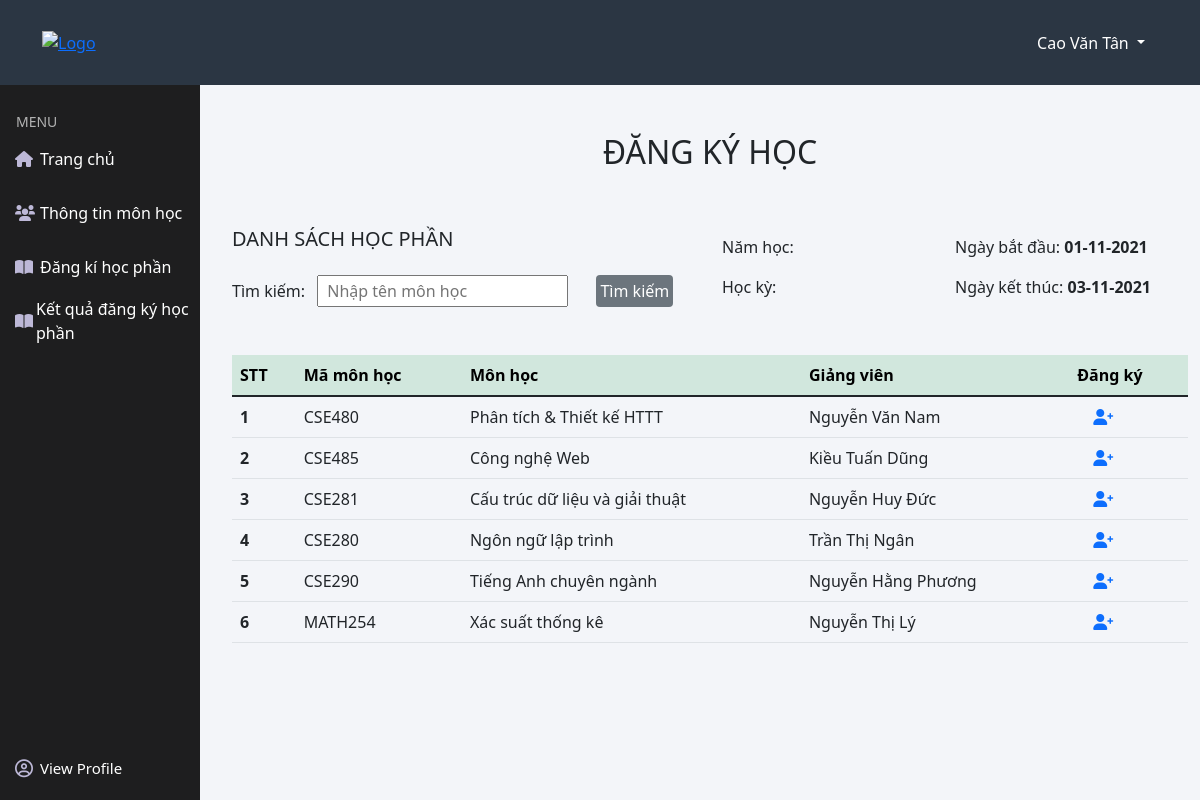
Page /view/student/student_course_registration.php (signed in) on the earlier database version.
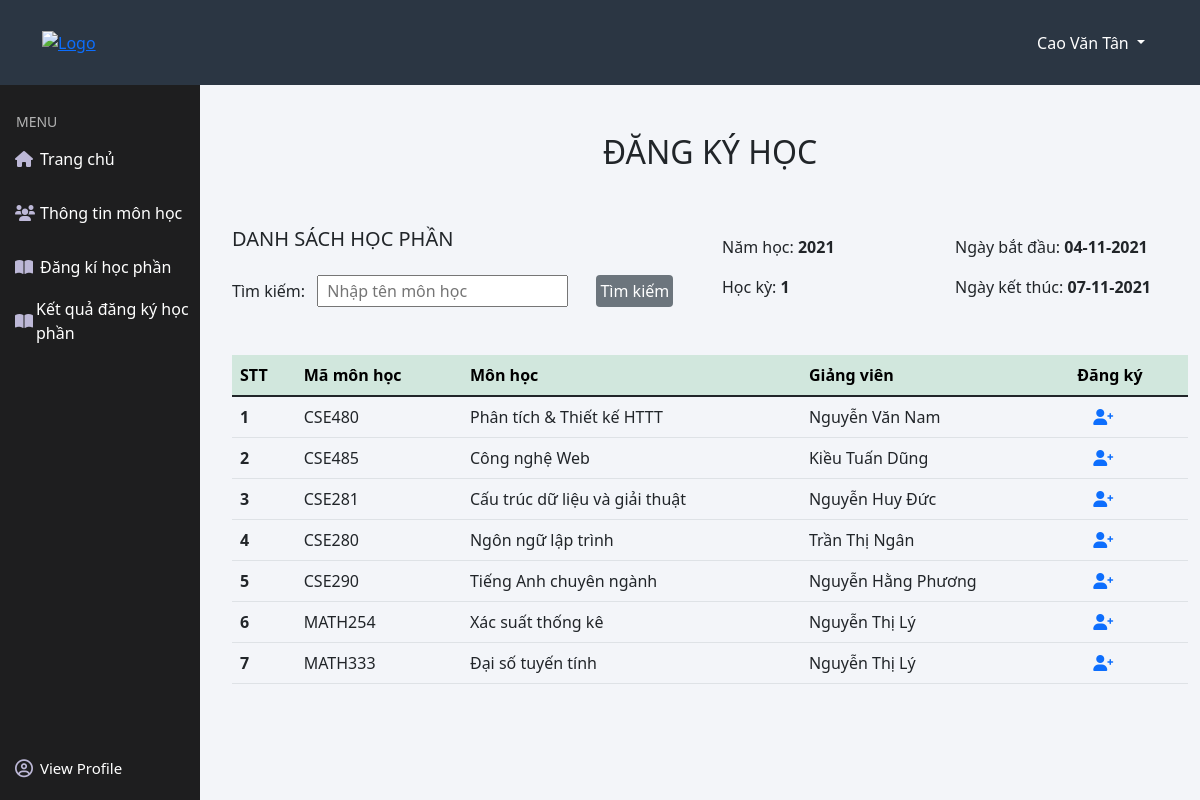
Same page on the later database version.
### tables this page shows
CREATE TABLE `regis_period` (
  `id` int(11) NOT NULL,
  `start_time` date NOT NULL,
  `end_time` date NOT NULL,
  `semester` varchar(5) NOT NULL,
  `school_year` year(4) NOT NULL
);

CREATE TABLE `teacher` (
  `teacher_id` int(10) UNSIGNED NOT NULL,
  `teacher_name` varchar(50) NOT NULL,
  `teacher_gender` tinyint(1) NOT NULL,
  `teacher_birthday` date NOT NULL,
  `teacher_address` varchar(100) NOT NULL,
  `teacher_phone` varchar(15) NOT NULL,
  `teacher_email` varchar(50) NOT NULL,
  `teacher_pass` varchar(100) NOT NULL DEFAULT 'abc',
  `office_id` int(10) UNSIGNED NOT NULL,
  `subject_id` varchar(50) NOT NULL
);

CREATE TABLE `subject` (
  `subject_id` varchar(50) NOT NULL,
  `subject_name` varchar(50) NOT NULL,
  `credits` int(10) UNSIGNED NOT NULL,
  `office_id` int(10) UNSIGNED NOT NULL
);

### view/student/student_course_registration.php (the view, shortened to what this page needs)
<?php
include '../../partials-front/header.php';
include '../../partials-front/header_nav.php';
include '../../partials-front/student_menu.php';
?>
<main class="col-10 float-end">
    <div class="container">
        <div class="mt-5 ms-2 row">
            <h2 style="text-align: center">ĐĂNG KÝ HỌC</h2>
            <div class="mt-5 col-md-12">
                <div class="row">
                    <form class="flex-row align-items-center col-6" action="./student_find_subject.php" method="post">
                        <h5 class="mb-4">DANH SÁCH HỌC PHẦN</h5>
                        <label for="search" class="w-auto">Tìm kiếm:</label>
                        <input type="text" id="search" name="search" class="w-auto mx-2 px-2" style="padding-top:2px; padding-bottom:2px;" placeholder="Nhập tên môn học ">
                        <input type="submit" class="btn-secondary w-auto ms-3 p-1 border-0 rounded" name="submit" value="Tìm kiếm">
                    </form>
                    <form class="row flex-row align-items-center col-6" action="" method="post">
                        <?php
                        include_once '../../config/config.php';
                        $sql_maxId = 'SELECT MAX(id) as maxId FROM regis_period';
                        $result_maxId = mysqli_query($con, $sql_maxId);
                        $row_maxId = mysqli_fetch_assoc($result_maxId);
                        $sql = 'SELECT * FROM regis_period WHERE id = ' . $row_maxId['maxId'] . '';
                        $result = mysqli_query($con, $sql);
                        if (mysqli_num_rows($result) > 0) {
                            $row = mysqli_fetch_assoc($result);
                            $dates_start = explode('-', $row['start_time']);
                            $date_start = $dates_start[2] . '-' . $dates_start[1] . '-' . $dates_start[0];
                            $dates_end = explode('-', $row['end_time']);
                            $date_end = $dates_end[2] . '-' . $dates_end[1] . '-' . $dates_end[0];
                            echo    '<div class="col-6">
                                        <div id="school_year" class="mb-3">Năm học: <b>' . $row['school_year'] . '</b></div>
                                        <div id="semester">Học kỳ: <b>' . $row['semester'] . '</b></div>
                                    </div>';
                            echo    '<div class="col-6">
                                        <div id="date_start" class="mb-3">Ngày bắt đầu: <b>' . $date_start . '</b></div>
                                        <div id="date_end">Ngày kết thúc: <b>' . $date_end . '</b></div>
                                    </div>';
                        }
                        ?>
                    </form>
                </div>
            </div>
        </div>
        <div class="mt-5 ms-2 row">
            <div class="col-md-12">
                <table class="table">
                    <thead>
                        <tr class="table-success">
                            <th scope="col">STT</th>
                            <th scope="col">Mã môn học</th>
                            <th scope="col">Môn học</th>
                            <th scope="col">Giảng viên</th>
                            <th scope="col">Đăng ký</th>
                        </tr>
                    </thead>
                    <tbody>
                        <?php
                        $username = $_SESSION['loginSuccess'];
                        $sql = "SELECT * FROM  teacher e  INNER JOIN subject o on e.subject_id = o.subject_id INNER JOIN office a on a.office_id = e.office_id
                                INNER JOIN class c on c.office_id = a.office_id  INNER JOIN student b on c.class_id = b.class_id Where b.std_id = '$username'";
                        $result = mysqli_query($con, $sql);
                        $i = 1;
                        if (mysqli_num_rows($result) > 0) {
                            while ($row = mysqli_fetch_assoc($result)) {
                                echo '<tr>',
                                ' <th >' . $i++ . '</th>',
                                '<td>' . $row['subject_id'] . '</td>',
                                '<td>' . $row['subject_name'] . '</td>',
                                '<td>' . $row['teacher_name'] . '</td>',
                                '<td>
                                    <a id="register" class="ms-3 register" href="../../process/student/student_registration.php?subject_id=' .  $row['subject_id'] . '">
                                        <i class="fas fa-user-plus"></i>
                                    </a>
                                </td>',
                                '</tr>';
                            }
                        }
                        ?>
                    </tbody>
                </table>
            </div>
        </div>
    </div>
</main>
<?php
include '../../partials-front/footer.php';
?>

Differences in the rows shown:
removed regis_period: start_time "01-11-2021", end_time "03-11-2021"
added regis_period: school_year "2021", semester "1", start_time "04-11-2021", end_time "07-11-2021"
added teacher: subject.subject_id "MATH333", subject.subject_name "Đại số tuyến tính", teacher_name "Nguyễn Thị Lý"
